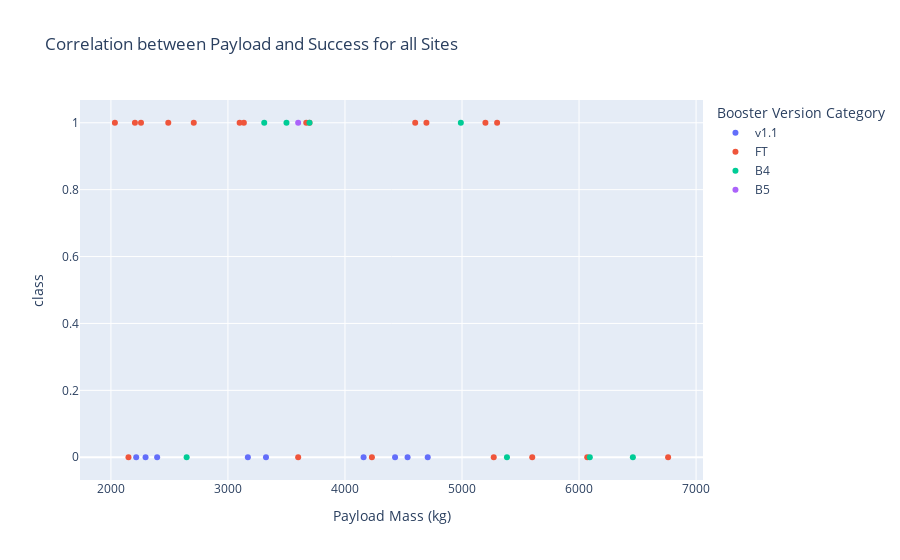

This figure's notebook cell:
### Code cell
entered_mass = [2000, 8000]
filtered_df = spacex_df[spacex_df['Payload Mass (kg)'] > entered_mass[0]]
filtered_df = filtered_df[filtered_df['Payload Mass (kg)'] < entered_mass[1]]
fig = px.scatter(filtered_df, x='Payload Mass (kg)', y='class', color='Booster Version Category',
title='Correlation between Payload and Success for all Sites')
fig

### Figure 1 — Plotly figure (JSON) as saved in the notebook; plotly's stock layout.template omitted (floating-point values rounded to 4 significant figures)
{"data": [{"hovertemplate": "Booster Version Category=v1.1<br>Payload Mass (kg)=%{x}<br>class=%{y}<extra></extra>", "legendgroup": "v1.1", "marker": {"color": "#636efa", "symbol": "circle"}, "mode": "markers", "name": "v1.1", "orientation": "v", "showlegend": true, "type": "scatter", "x": [3170, 3325, 2296, 4535, 4428, 2216, 2395, 4159, 4707], "xaxis": "x", "y": [0, 0, 0, 0, 0, 0, 0, 0, 0], "yaxis": "y"}, {"hovertemplate": "Booster Version Category=FT<br>Payload Mass (kg)=%{x}<br>class=%{y}<extra></extra>", "legendgroup": "FT", "marker": {"color": "#EF553B", "symbol": "circle"}, "mode": "markers", "name": "FT", "orientation": "v", "showlegend": true, "type": "scatter", "x": [2034, 5271, 3136, 4696, 3100, 3600, 2257, 4600, 2150, 2490, 5600, 5300, 3697.0, 6070, 2708, 3669, 6761, 5200, 2205, 4230], "xaxis": "x", "y": [1, 0, 1, 1, 1, 0, 1, 1, 0, 1, 0, 1, 1, 0, 1, 1, 0, 1, 1, 0], "yaxis": "y"}, {"hovertemplate": "Booster Version Category=B4<br>Payload Mass (kg)=%{x}<br>class=%{y}<extra></extra>", "legendgroup": "B4", "marker": {"color": "#00cc96", "symbol": "circle"}, "mode": "markers", "name": "B4", "orientation": "v", "showlegend": true, "type": "scatter", "x": [6460, 3310, 4990, 3500, 3697.0, 6092, 2647, 5384], "xaxis": "x", "y": [0, 1, 1, 1, 1, 0, 0, 0], "yaxis": "y"}, {"hovertemplate": "Booster Version Category=B5<br>Payload Mass (kg)=%{x}<br>class=%{y}<extra></extra>", "legendgroup": "B5", "marker": {"color": "#ab63fa", "symbol": "circle"}, "mode": "markers", "name": "B5", "orientation": "v", "showlegend": true, "type": "scatter", "x": [3600], "xaxis": "x", "y": [1], "yaxis": "y"}], "layout": {"autosize": true, "legend": {"title": {"text": "Booster Version Category"}, "tracegroupgap": 0}, "title": {"text": "Correlation between Payload and Success for all Sites"}, "xaxis": {"anchor": "y", "autorange": true, "domain": [0, 1], "range": [1740.0, 7055.0], "title": {"text": "Payload Mass (kg)"}, "type": "linear"}, "yaxis": {"anchor": "x", "autorange": true, "domain": [0, 1], "range": [-0.08252, 1.083], "title": {"text": "class"}, "type": "linear"}}}
